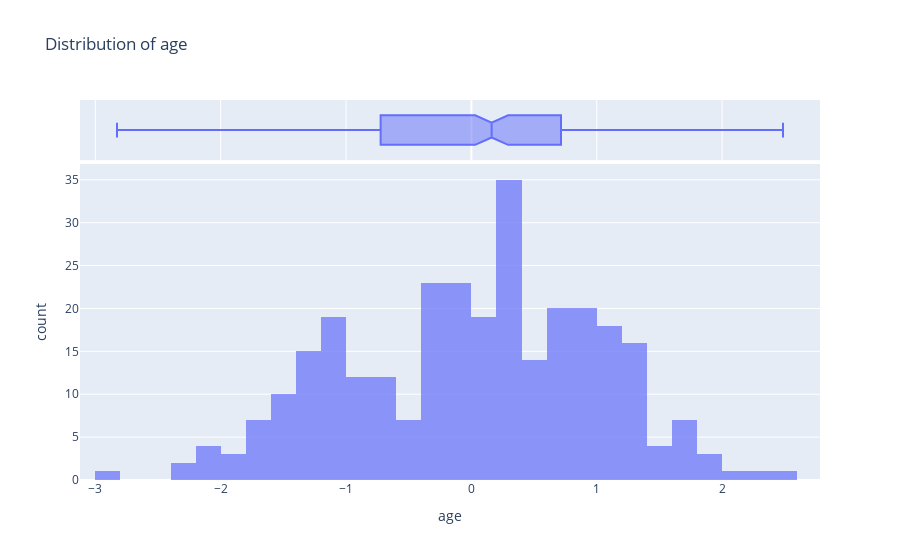
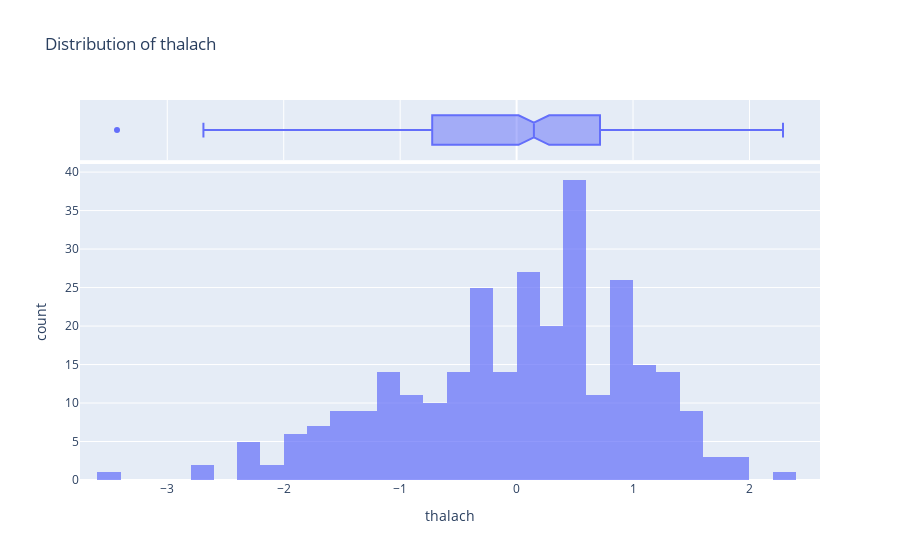
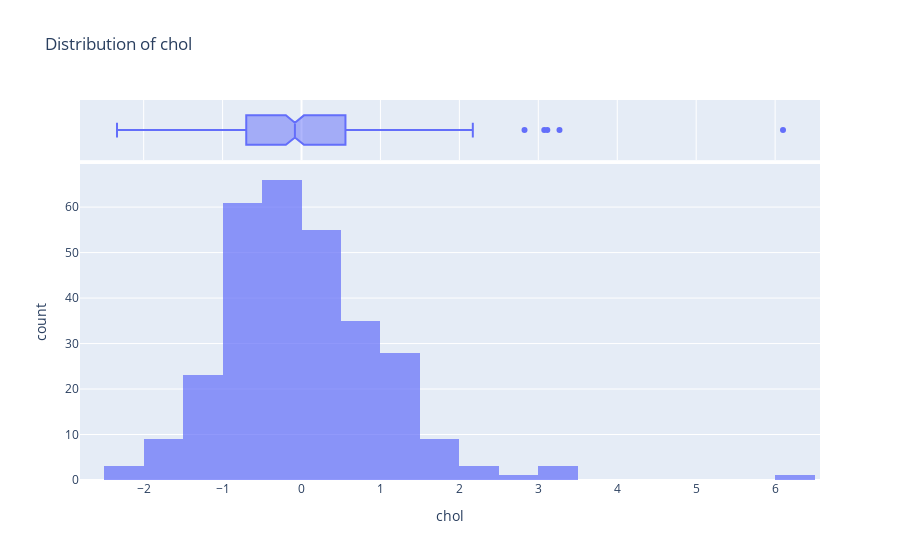
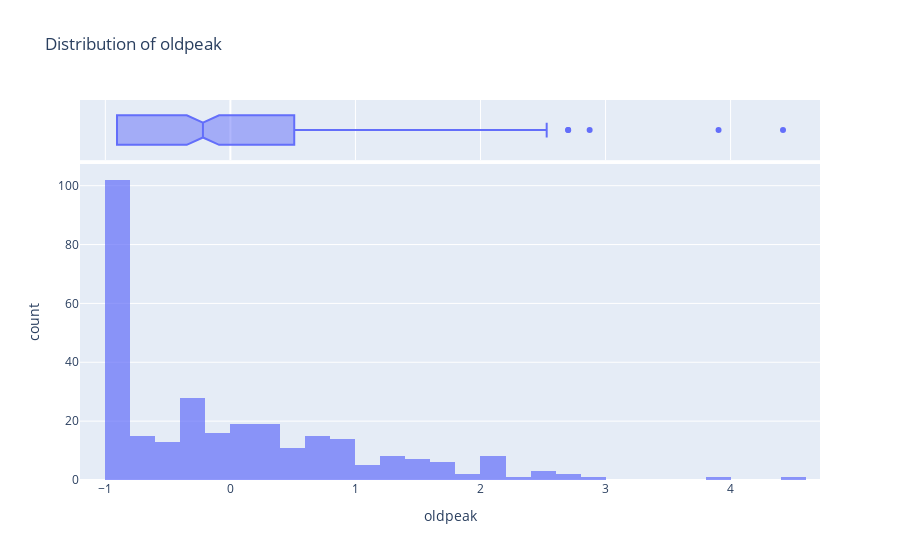

The notebook cell these images were saved under, in order:
### Code cell
# Plot feature distributions using Plotly
key_features = ["age", "thalach", "chol", "oldpeak"]
for feature in key_features:
    fig = px.histogram(
        df_encoded,
        x=feature,
        nbins=30,
        title=f"Distribution of {feature}",
        marginal="box",
        opacity=0.7,
    )
    fig.show()

### Figure 1 — Plotly figure (JSON) as saved in the notebook; plotly's stock layout.template omitted (floating-point values rounded to 4 significant figures; data arrays with more than 128 entries replaced by an {"elided": "..."} marker saying what was removed)
{"data": [{"bingroup": "x", "hovertemplate": "age=%{x}<br>count=%{y}<extra></extra>", "legendgroup": "", "marker": {"color": "#636efa", "opacity": 0.7, "pattern": {"shape": ""}}, "name": "", "nbinsx": 30, "orientation": "v", "showlegend": false, "type": "histogram", "x": {"elided": "297 float values"}, "xaxis": "x", "yaxis": "y"}, {"hovertemplate": "age=%{x}<extra></extra>", "legendgroup": "", "marker": {"color": "#636efa"}, "name": "", "notched": true, "showlegend": false, "type": "box", "x": {"elided": "297 float values"}, "xaxis": "x2", "yaxis": "y2"}], "layout": {"barmode": "relative", "legend": {"tracegroupgap": 0}, "title": {"text": "Distribution of age"}, "xaxis": {"anchor": "y", "domain": [0, 1], "title": {"text": "age"}}, "xaxis2": {"anchor": "y2", "domain": [0, 1], "matches": "x", "showgrid": true, "showticklabels": false}, "yaxis": {"anchor": "x", "domain": [0, 0.8316], "title": {"text": "count"}}, "yaxis2": {"anchor": "x2", "domain": [0.8416, 1], "matches": "y2", "showgrid": false, "showline": false, "showticklabels": false, "ticks": ""}}}

### Figure 2 — Plotly figure (JSON) as saved in the notebook; plotly's stock layout.template omitted (floating-point values rounded to 4 significant figures; data arrays with more than 128 entries replaced by an {"elided": "..."} marker saying what was removed)
{"data": [{"bingroup": "x", "hovertemplate": "thalach=%{x}<br>count=%{y}<extra></extra>", "legendgroup": "", "marker": {"color": "#636efa", "opacity": 0.7, "pattern": {"shape": ""}}, "name": "", "nbinsx": 30, "orientation": "v", "showlegend": false, "type": "histogram", "x": {"elided": "297 float values"}, "xaxis": "x", "yaxis": "y"}, {"hovertemplate": "thalach=%{x}<extra></extra>", "legendgroup": "", "marker": {"color": "#636efa"}, "name": "", "notched": true, "showlegend": false, "type": "box", "x": {"elided": "297 float values"}, "xaxis": "x2", "yaxis": "y2"}], "layout": {"barmode": "relative", "legend": {"tracegroupgap": 0}, "title": {"text": "Distribution of thalach"}, "xaxis": {"anchor": "y", "domain": [0, 1], "title": {"text": "thalach"}}, "xaxis2": {"anchor": "y2", "domain": [0, 1], "matches": "x", "showgrid": true, "showticklabels": false}, "yaxis": {"anchor": "x", "domain": [0, 0.8316], "title": {"text": "count"}}, "yaxis2": {"anchor": "x2", "domain": [0.8416, 1], "matches": "y2", "showgrid": false, "showline": false, "showticklabels": false, "ticks": ""}}}

### Figure 3 — Plotly figure (JSON) as saved in the notebook; plotly's stock layout.template omitted (floating-point values rounded to 4 significant figures; data arrays with more than 128 entries replaced by an {"elided": "..."} marker saying what was removed)
{"data": [{"bingroup": "x", "hovertemplate": "chol=%{x}<br>count=%{y}<extra></extra>", "legendgroup": "", "marker": {"color": "#636efa", "opacity": 0.7, "pattern": {"shape": ""}}, "name": "", "nbinsx": 30, "orientation": "v", "showlegend": false, "type": "histogram", "x": {"elided": "297 float values"}, "xaxis": "x", "yaxis": "y"}, {"hovertemplate": "chol=%{x}<extra></extra>", "legendgroup": "", "marker": {"color": "#636efa"}, "name": "", "notched": true, "showlegend": false, "type": "box", "x": {"elided": "297 float values"}, "xaxis": "x2", "yaxis": "y2"}], "layout": {"barmode": "relative", "legend": {"tracegroupgap": 0}, "title": {"text": "Distribution of chol"}, "xaxis": {"anchor": "y", "domain": [0, 1], "title": {"text": "chol"}}, "xaxis2": {"anchor": "y2", "domain": [0, 1], "matches": "x", "showgrid": true, "showticklabels": false}, "yaxis": {"anchor": "x", "domain": [0, 0.8316], "title": {"text": "count"}}, "yaxis2": {"anchor": "x2", "domain": [0.8416, 1], "matches": "y2", "showgrid": false, "showline": false, "showticklabels": false, "ticks": ""}}}

### Figure 4 — Plotly figure (JSON) as saved in the notebook; plotly's stock layout.template omitted (floating-point values rounded to 4 significant figures; data arrays with more than 128 entries replaced by an {"elided": "..."} marker saying what was removed)
{"data": [{"bingroup": "x", "hovertemplate": "oldpeak=%{x}<br>count=%{y}<extra></extra>", "legendgroup": "", "marker": {"color": "#636efa", "opacity": 0.7, "pattern": {"shape": ""}}, "name": "", "nbinsx": 30, "orientation": "v", "showlegend": false, "type": "histogram", "x": {"elided": "297 float values"}, "xaxis": "x", "yaxis": "y"}, {"hovertemplate": "oldpeak=%{x}<extra></extra>", "legendgroup": "", "marker": {"color": "#636efa"}, "name": "", "notched": true, "showlegend": false, "type": "box", "x": {"elided": "297 float values"}, "xaxis": "x2", "yaxis": "y2"}], "layout": {"barmode": "relative", "legend": {"tracegroupgap": 0}, "title": {"text": "Distribution of oldpeak"}, "xaxis": {"anchor": "y", "domain": [0, 1], "title": {"text": "oldpeak"}}, "xaxis2": {"anchor": "y2", "domain": [0, 1], "matches": "x", "showgrid": true, "showticklabels": false}, "yaxis": {"anchor": "x", "domain": [0, 0.8316], "title": {"text": "count"}}, "yaxis2": {"anchor": "x2", "domain": [0.8416, 1], "matches": "y2", "showgrid": false, "showline": false, "showticklabels": false, "ticks": ""}}}
